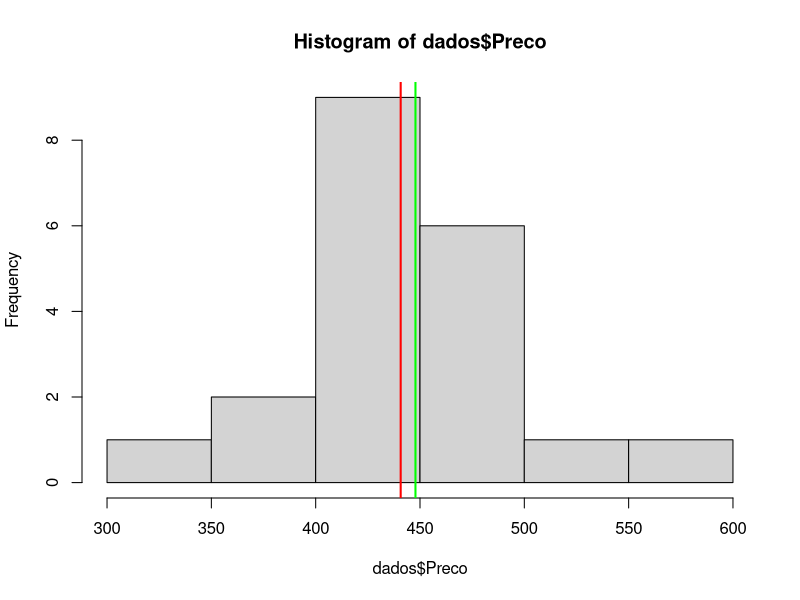
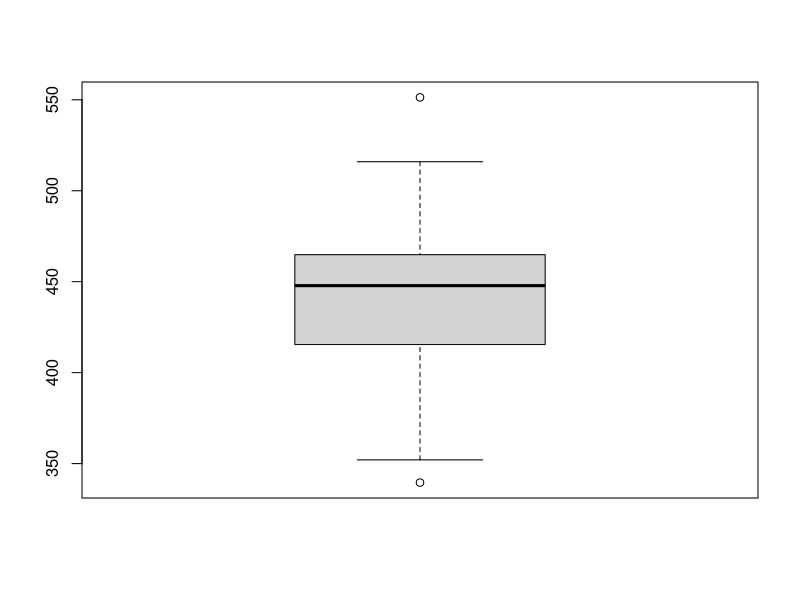
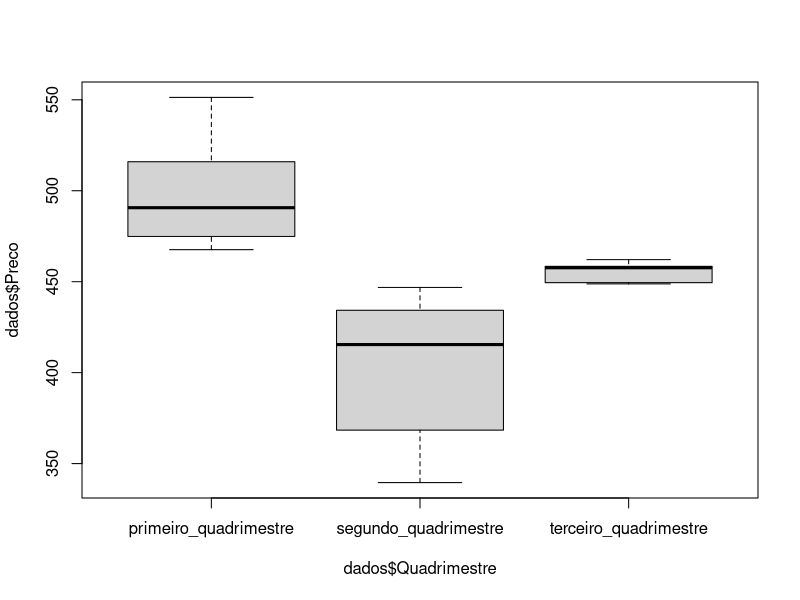
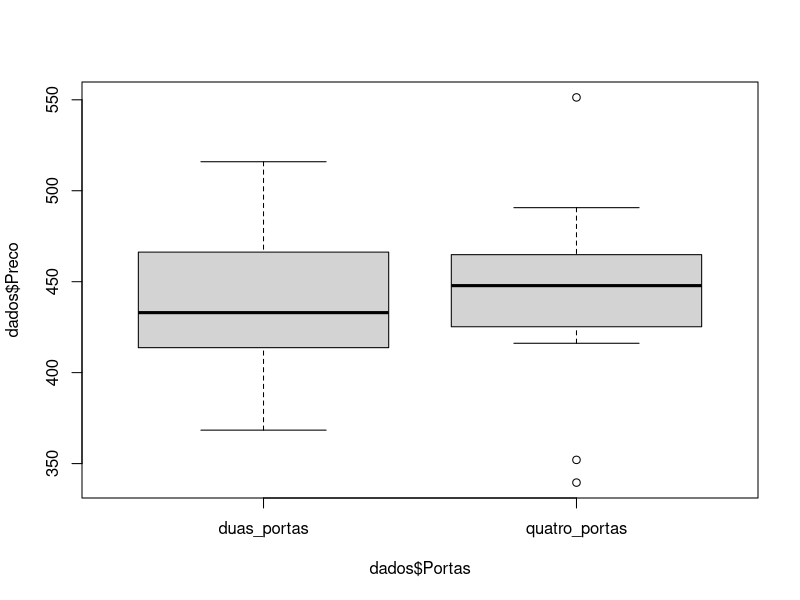

Write the R code that produced these figures, in order. (Note: this script raises an error after producing the figures.)
############################################################################################################
###########                       Trabalho Pratico - AED               #####################################
#############                   IGTI - Professor Mairon Chaves             #################################
############################################################################################################


#Forma o conjunto de dados historico contendo vinte locacoes sorteadas aleatoriamente do banco de dados e a armazena
#em um data frame chamado dados

dados <- data.frame(
  Preco = c(368.384514890573, 446.850186825816, 
            414.72765691978, 434.291090918223, 436.652686535348, 457.65797344255, 
            490.694346597566, 474.881781399868, 458.462395897205, 412.719412673294, 
            448.799032112411, 352.040747235864, 449.461858221104, 416.150953927119, 
            416.499426750268, 551.315803331779, 462.126789471159, 515.957335395508, 
            467.598697162974, 339.548470369391), 
  Portas = c("duas_portas", "quatro_portas", "duas_portas", "quatro_portas", "quatro_portas", 
             "duas_portas", "quatro_portas", "duas_portas", "quatro_portas", 
             "duas_portas", "quatro_portas", "quatro_portas", "duas_portas", 
             "quatro_portas", "duas_portas", "quatro_portas", "quatro_portas", 
             "duas_portas", "quatro_portas", "quatro_portas"),
  Ar_Condicionado = c("sem_ar_condicionado",  "com_ar_condicionado", "com_ar_condicionado", "com_ar_condicionado", 
                      "com_ar_condicionado", "com_ar_condicionado", "com_ar_condicionado", 
                      "com_ar_condicionado", "com_ar_condicionado", "com_ar_condicionado", 
                      "com_ar_condicionado", "sem_ar_condicionado", "com_ar_condicionado", 
                      "com_ar_condicionado", "com_ar_condicionado", "com_ar_condicionado", 
                      "com_ar_condicionado", "com_ar_condicionado", "com_ar_condicionado", 
                      "sem_ar_condicionado"),
  Quadrimestre = c("segundo_quadrimestre","segundo_quadrimestre", "segundo_quadrimestre", "segundo_quadrimestre", 
                   "segundo_quadrimestre", "terceiro_quadrimestre", "primeiro_quadrimestre", 
                   "primeiro_quadrimestre", "terceiro_quadrimestre", "segundo_quadrimestre", 
                   "terceiro_quadrimestre", "segundo_quadrimestre", "terceiro_quadrimestre", 
                   "segundo_quadrimestre", "segundo_quadrimestre", "primeiro_quadrimestre", 
                   "terceiro_quadrimestre", "primeiro_quadrimestre", "primeiro_quadrimestre", 
                   "segundo_quadrimestre"), 
  Idade_Locatario = c(23, 18, 28, 21, 18, 21, 18, 20, 25, 29, 18, 33, 20, 21, 18, 21, 18, 20, 25, 29),
  Quilometragem = c(957.442780544097, 829.533278217768, 923.300215829467, 871.519116905113, 930.704105677958, 554.696695914233, 501.941059782271, 
                    665.435074822519, 568.24079543466, 930.704105677958, 554.696695914233, 
                    829.533278217768, 665.435074822519, 871.519116905113, 930.704105677958, 
                    351.547138218644, 501.941059782271, 447.872006186523, 568.24079543466, 
                    930.704105677958), 
  Dolar = c(4.41147933990862, 5.63014407874318, 
            8.80557934010615, 4.260591319988649, 6.93416279643155, 1.61130694543154, 
            2.57813244655973, 4.66666728709914, 1.6846066723224, 7.33872353619711, 
            4.52300814589177, 2.96689816205009, 9.91448182957733, 8.55577847959413, 
            5.93424935955983, 5.55775429484673, 6.94475470863839, 4.74330294976712, 
            4.723306965757987, 4.7010894862212))

View(dados)

#Explore a variável resposta, que é o Preço, e responda:

#Histograma do preco
hist(dados$Preco)
abline(v=median(dados$Preco), col="green",lwd=2);
abline(v=mean(dados$Preco), col="red",lwd=2);

#Boxplot do preco
boxplot(dados$Preco)

#Estatisticas descritivas do preco
summary(dados$Preco)

#Explore a relação entre as variáveis  Preço e Quadrimestre, e responda:

#Boxplot entre o Preco e Quadrimestre
boxplot(dados$Preco~ dados$Quadrimestre)

#Realiza analise de variancia
anova <- aov(Preco ~ Quadrimestre, data = dados)
summary(anova)

#Explore a relação entre as variáveis Preço e Portas, responda:

boxplot(dados$Preco ~ dados$Portas)

#Test t de Student
t.test(dados$Preco ~ dados$Portas , 
       paired = FALSE, #amostras nao pareadas
       alternative = 'two.sided', #bilateral
       conf.level = 0.95 #95% de confianca
)

#Explore a relação entre as variáveis Preço e Quilometragem, responda:

plot(y = dados$Preco ,
     x = dados$Quilometragem,
     pch = 16)

#Coeficiente de correlacao
cor(dados$Preco, dados$Quilometragem)

#Ajuste regressao linear do Preco em funcao da Quilometragem
regressao_linear <- lm(Preco ~ Quilometragem, data = dados)
summary(regressao_linear)

#Analise descritiva da variavel quilometragem
summary(dados$Quilometragem)

#Coeficiente de variacao
sd(dados$Quilometragem) / mean(dados$Quilometragem)

#Explore a correlacao entre o Dolar e o Preco
plot(y = dados$Preco,
     x = dados$Dolar,
     pch = 16)

cor(dados$Preco, dados$Dolar)

regressao_linear <- lm(Preco ~ Dolar, data = dados)
summary(regressao_linear)